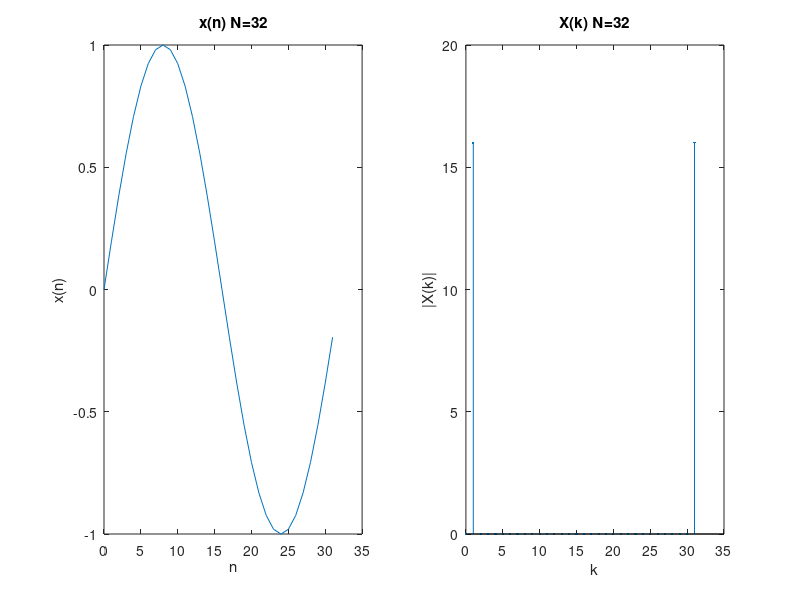

Source code (MATLAB):
clear all
N = 32;
n = 0:N-1;
xn = sin(2*pi*n/N)  %32点的正弦信号 
XK = fft(xn, N);   %32点FFT转换
magXK = abs(XK);
phaXK = angle(XK);

subplot(1,2,1)
plot(n, xn)
xlabel('n'); ylabel('x(n)');
title('x(n) N=32');

subplot(1,2,2)
k = 0:length(magXK)-1;  %绘制时域信号和频域幅度谱
stem(k, magXK, '.'); 
xlabel('k'); ylabel('|X(k)|');
title('X(k) N=32');


%频谱特性解释：
%频点横坐标确定：生成的信号是频率为1周期/32点的正弦波，在DFT后，理论上应该在k=1和k=31(即N-1)处有两个峰值
                %这是因为DFT的周期性：k=N-1对应的是负频率分量(-1/32点)，K=1对应的是正频率分量(1/32点)
                %正负频率分量，关于N/2对称，这是FFT频谱的特性
%频点强度确定：对于纯正弦波Asin(2πfn)，DFT系数的理论幅度为AN/2，这里就是16